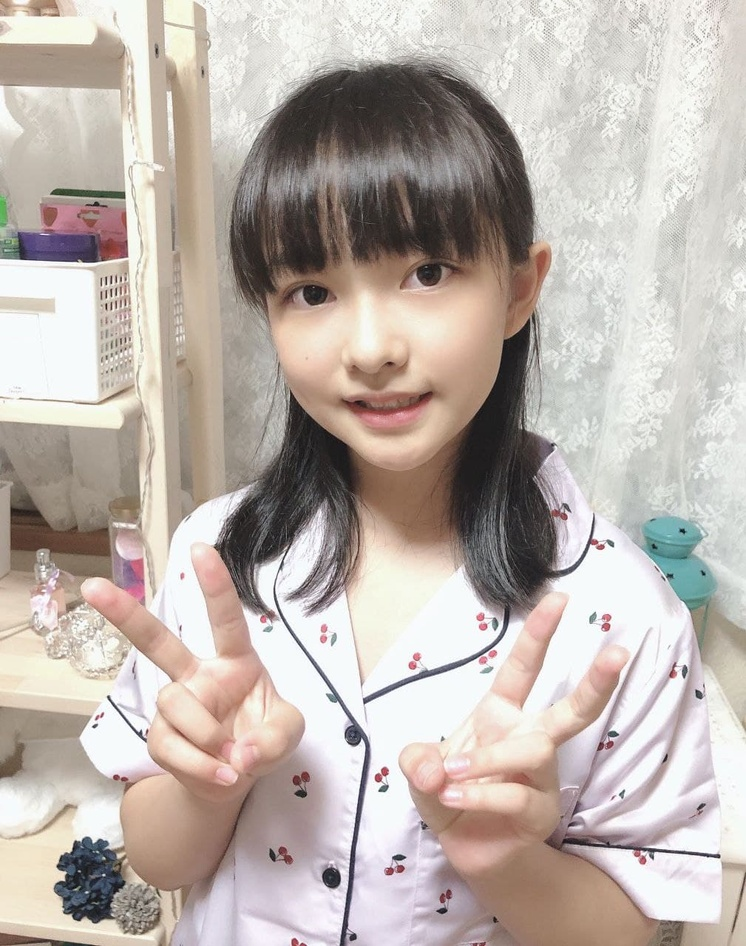
#> input picture sample.jpg, 746 x 946 px, shrunk from 1009 x 1280 before the run
$ jupyter execute 'Face Alignment.ipynb'
#> lines starting #> are read from the running program, lines starting #| are printed output that depends on the picture; after the words box and inside, x2 and y2 are one past the last pixel; in counts of white or black regions, pixels touching at a corner belong together
### toolkit/transformation.py
import cv2
import numpy as np

def rotate_image(mat, angle):
    height, width = mat.shape[:2]
    image_center = (width/2, height/2)

    rotation_mat = cv2.getRotationMatrix2D(image_center, angle, 1.)

    abs_cos = abs(rotation_mat[0, 0])
    abs_sin = abs(rotation_mat[0, 1])

    bound_w = int(height * abs_sin + width * abs_cos)
    bound_h = int(height * abs_cos + width * abs_sin)

    rotation_mat[0, 2] += bound_w/2 - image_center[0]
    rotation_mat[1, 2] += bound_h/2 - image_center[1]

    rotated_mat = cv2.warpAffine(mat, rotation_mat, (bound_w, bound_h))
    return rotated_mat

# [22 lines left out: function paste_image, not called in this run]

### notebooks/Face Alignment.ipynb
[cell 1]
import cv2
import numpy as np
import matplotlib.pyplot as plt
import sys
import os
sys.path.append(os.path.dirname(os.getcwd()))
from toolkit.transformation import rotate_image

[cell 2]
face_cascade = cv2.CascadeClassifier(cv2.data.haarcascades+"haarcascade_frontalface_default.xml")
eye_cascade = cv2.CascadeClassifier(cv2.data.haarcascades+"haarcascade_eye.xml")

[cell 3]
img = cv2.imread('../sample.jpg')
#> img is the input picture: shape (946, 746, 3); mean B, G, R 172.7, 179.2, 189.3
plt.imshow(cv2.cvtColor(img, cv2.COLOR_BGR2RGB))
plt.show()

[cell 4]
(x, y, w, h) = face_cascade.detectMultiScale(img, 1.1, 4)[0]
#> x = 237; y = 179; w = 292; h = 292
face_img = img[y:y+h,x:x+w, :]
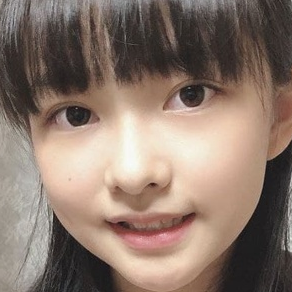
#> face_img: shape (292, 292, 3); mean B, G, R 107.5, 119, 138.3

plt.imshow(cv2.cvtColor(face_img, cv2.COLOR_BGR2RGB))
plt.show()

[cell 5]
eyes = eye_cascade.detectMultiScale(face_img, 1.1, 4)
#> eyes = [[38, 88, 58, 58], [157, 65, 63, 63], [96, 45, 52, 52]]
for (x, y, w, h) in eyes:
    cv2.rectangle(face_img, (x, y), (x+w, y+h), (0, 255, 0), 1)
#> this loop made 3 passes
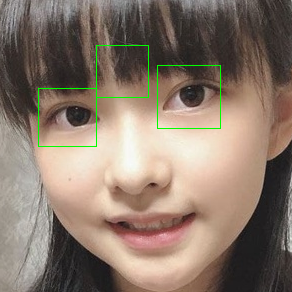
#> face_img: shape (292, 292, 3); 0.8% of pixels changed, all inside (x1, y1, x2, y2) = (38, 45, 221, 147)
plt.imshow(cv2.cvtColor(face_img, cv2.COLOR_BGR2RGB))
plt.show()

[cell 6]
left_eye = eyes[0]
#> left_eye = [38, 88, 58, 58]
left_eye_center = (int(left_eye[0] + (left_eye[2] / 2)), int(left_eye[1] + (left_eye[3] / 2)))
#> left_eye_center = (67, 117)
left_eye_x = left_eye_center[0]
#> left_eye_x = 67
left_eye_y = left_eye_center[1]
#> left_eye_y = 117

right_eye = eyes[1]
#> right_eye = [157, 65, 63, 63]
right_eye_center = (int(right_eye[0] + (right_eye[2]/2)), int(right_eye[1] + (right_eye[3]/2)))
#> right_eye_center = (188, 96)
right_eye_x = right_eye_center[0]
#> right_eye_x = 188
right_eye_y = right_eye_center[1]
#> right_eye_y = 96

[cell 7]
delta_x = right_eye_x - left_eye_x
#> delta_x = 121
delta_y = right_eye_y - left_eye_y
#> delta_y = -21
angle=np.arctan(delta_y/delta_x)
#> angle = -0.172
angle = (angle * 180) / np.pi
#> angle = -9.85

[cell 8]
angle
#> Out = -9.85

[cell 9]
plt.imshow(rotate_image(cv2.cvtColor(face_img, cv2.COLOR_BGR2RGB), angle))
#> in rotate_image, `rotation_mat = cv2.getRotationMatrix2D(image_center, angle, 1.)`: rotation_mat = [[0.985, -0.171, 27.12], [0.171, 0.985, -22.82]]
#> in rotate_image, `abs_cos = abs(rotation_mat[0, 0])`: abs_cos = 0.985
#> in rotate_image, `abs_sin = abs(rotation_mat[0, 1])`: abs_sin = 0.171
#> in rotate_image, `bound_w = int(height * abs_sin + width * abs_cos)`: bound_w = 337
#> in rotate_image, `rotated_mat = cv2.warpAffine(mat, rotation_mat, (bound_w, bound_h))`:
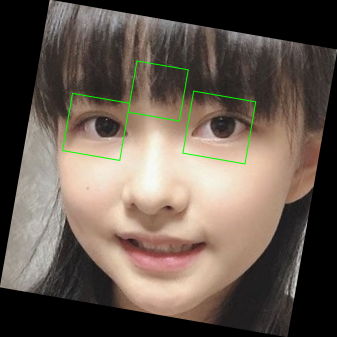
#> rotated_mat: shape (337, 337, 3); mean R, G, B 103, 90.2, 80.1
